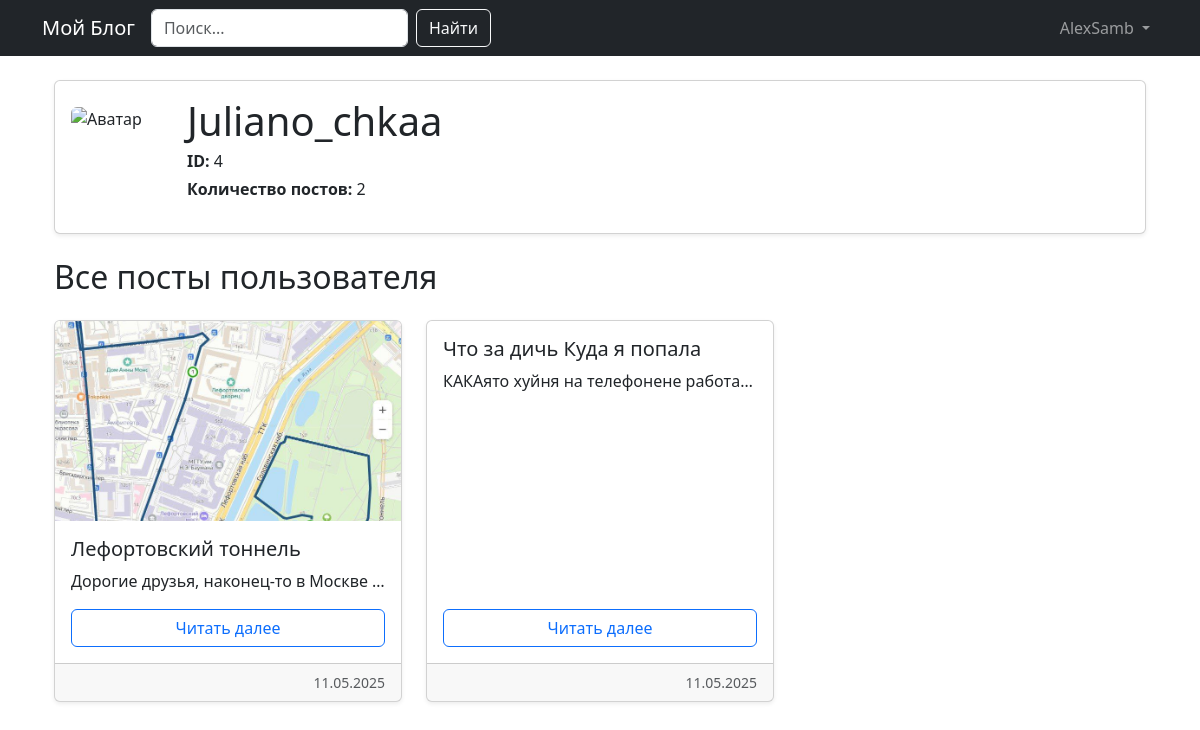
The page /profile/Juliano_chkaa (signed in) on the database its author committed.
### app.py (models this page shows, shortened)
class User(UserMixin, db.Model):
    id = db.Column(db.Integer, primary_key=True)
    username = db.Column(db.String(50), unique=True, nullable=False)
    password_hash = db.Column(db.String(128))
    posts = db.relationship('Post', backref='author', lazy=True)
    avatar_filename = db.Column(db.String(255))
    @property
    def password(self):
        raise AttributeError('Пароль не доступен для чтения')

class Post(db.Model):
    id = db.Column(db.Integer, primary_key=True)
    title = db.Column(db.String(100), nullable=False)
    content = db.Column(db.Text, nullable=False)
    image_filename = db.Column(db.String(255))
    user_id = db.Column(db.Integer, db.ForeignKey('user.id'), nullable=False)
    created_at = db.Column(db.DateTime, default=datetime.utcnow)
    summary = db.Column(db.Text)

### app.py (the view)
@app.route('/profile/<username>')
def profile(username):
    user = User.query.filter_by(username=username).first_or_404()
    posts = Post.query.filter_by(author=user).order_by(Post.created_at.desc()).all()
    return render_template('profile.html', user=user, posts=posts)

### app.py (called while the page is built)
@login_manager.user_loader
def load_user(user_id):
    return db.session.get(User, int(user_id))

### templates/profile.html (shortened to what this page needs)
{% extends "base.html" %}
{% block content %}
<div class="container mt-4">
    <div class="card shadow-sm mb-4">
        <div class="card-body d-flex align-items-center">
            {% if user.avatar_filename %}
                <img src="{{ url_for('static', filename='uploads/avatars/' + user.avatar_filename) }}"
                     alt="Аватар" class="rounded me-3" style="width: 100px; height: 100px; object-fit: cover;">
            {% else %}
                <i class="bi bi-person-circle me-3 text-muted" style="font-size: 3rem;"></i>
            {% endif %}
            <div>
                <h1 class="card-title mb-1">{{ user.username }}</h1>
                <p class="mb-1"><strong>ID:</strong> {{ user.id }}</p>
                <p><strong>Количество постов:</strong> {{ user.posts|length }}</p>
            </div>
        </div>
    </div>
    {% if not posts %}
        <div class="alert alert-info">У пользователя пока нет постов.</div>
    {% else %}
        <h2 class="mb-4">Все посты пользователя</h2>
        <div class="row g-4">
            {% for post in posts %}
                <div class="col-md-6 col-lg-4">
                    <div class="card h-100 shadow-sm">
                        {% if post.image_filename %}
                            <img src="{{ url_for('static', filename='uploads/' + post.image_filename) }}"
                                 alt="Изображение поста" class="card-img-top" style="height: 200px; object-fit: cover;">
                        {% endif %}
                        <div class="card-body d-flex flex-column">
                            <h5 class="card-title">{{ post.title }}</h5>
                            <p class="card-text text-truncate">{{ post.content[:100] }}</p>
                            <a href="{{ url_for('view_post', post_id=post.id) }}" class="btn btn-outline-primary mt-auto">Читать далее</a>
                        </div>
                        <div class="card-footer text-muted small text-end">
                            {{ post.created_at.strftime('%d.%m.%Y') }}
                        </div>
                    </div>
                </div>
            {% endfor %}
        </div>
    {% endif %}
</div>
{% endblock %}

### templates/base.html (shortened to what this page needs)
<!DOCTYPE html>
<html lang="ru">
<head>
    <link rel="stylesheet" href="https://cdn.jsdelivr.net/npm/bootstrap-icons@1.8.0/font/bootstrap-icons.css">
    <link href="https://cdn.jsdelivr.net/npm/bootstrap@5.3.0/dist/css/bootstrap.min.css" rel="stylesheet">
</head>
<body>
    <nav class="navbar navbar-expand-lg navbar-dark bg-dark">
        <div class="container">
            <a class="navbar-brand" href="{{ url_for('index') }}">Мой Блог</a>
            <div class="collapse navbar-collapse" id="navbarNav">
                <form class="d-flex me-3" action="{{ url_for('search') }}" method="GET">
                    <input class="form-control me-2" type="search" name="q" placeholder="Поиск..." aria-label="Поиск">
                    <button class="btn btn-outline-light" type="submit">Найти</button>
                </form>
                <ul class="navbar-nav ms-auto">
                    {% if current_user.is_authenticated %}
                        <li class="nav-item dropdown">
                            <a class="nav-link dropdown-toggle" href="#" role="button" data-bs-toggle="dropdown" aria-expanded="false">
                                {{ current_user.username }}
                            </a>
                        </li>
                    {% endif %}
                </ul>
            </div>
        </div>
    </nav>
    <div class="container mt-4">
        {% block content %}{% endblock %}
    </div>
</body>
</html>

### rows shown on the page
User: username "AlexSamb"
User: username "Juliano_chkaa", id "4"
Post: image_filename (picture), title "Лефортовский тоннель", content "Дорогие друзья, наконец-то в Москве…", created_at "11.05.2025"
Post: title "Что за дичь Куда я попала", content "КАКАято хуйня на телефонене работа…", created_at "11.05.2025"

### other values the page prints
{{ user.posts|length }} "2"
